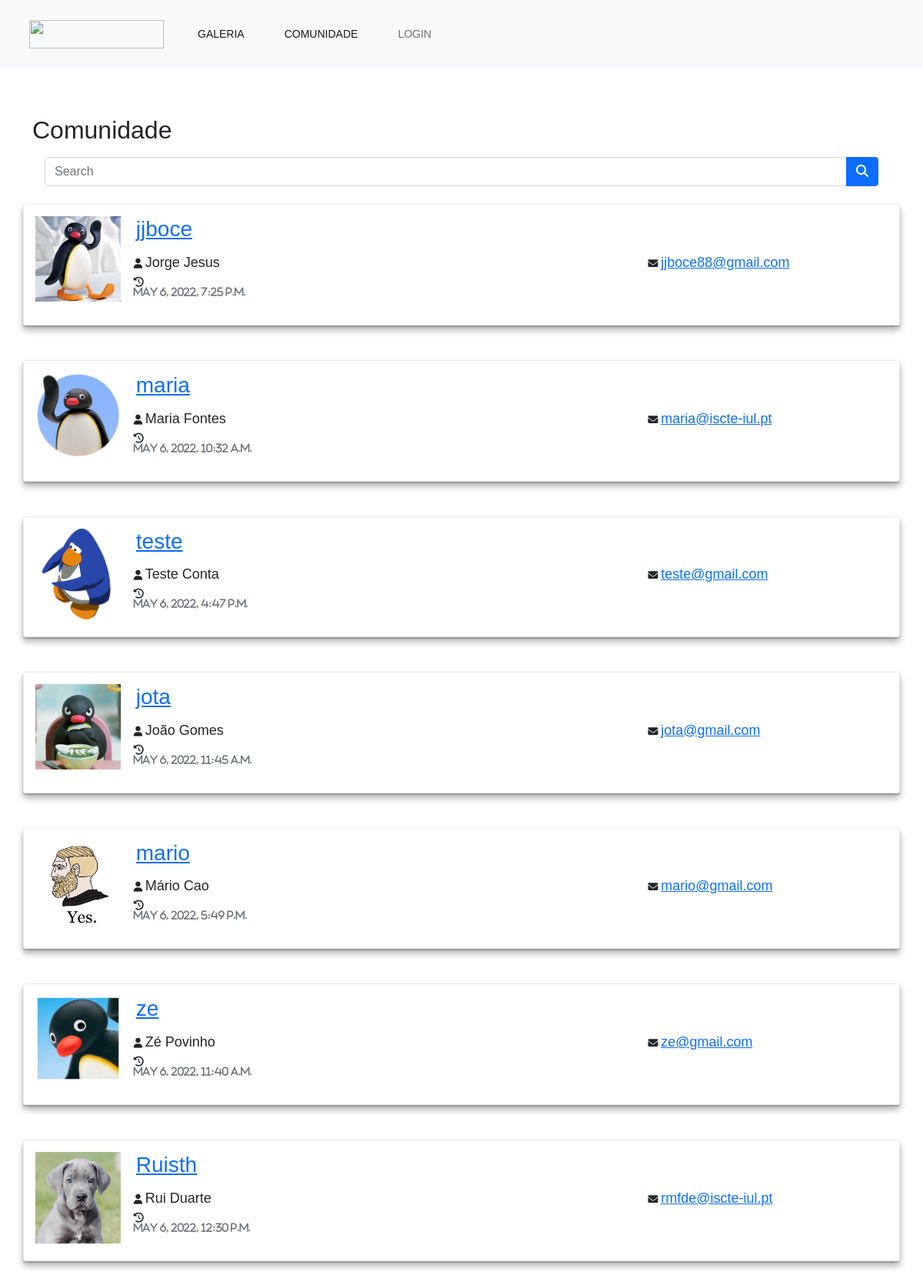
/galeria/comunidade, run on the app's committed database.
### fotos/models.py (models this page shows, shortened)
class Utilizador(models.Model):
    user = models.OneToOneField(User, on_delete=models.CASCADE)
    profile_img = models.ImageField(upload_to='profile/', blank=True)
    about = models.CharField(max_length=250, null=True, blank=True)
    followers = models.ManyToManyField(User, related_name='utilizador_followers')
    following = models.ManyToManyField(User, related_name='utilizador_following')
    def image_url(self):
        if self.profile_img and hasattr(self.profile_img, 'url'):
            return self.profile_img.url
        else:
            return '/static/images/profile/default.jpg'
    class Meta:
        permissions = [
            ("criar_post", "Pode criar posts"),
            ("criar_like_dislike", "Pode dar likes ou dislikes"),
            ("criar_comentario", "Pode criar comentários"),
        ]

### fotos/views.py (the view)
# urls.py: path('galeria/comunidade', views.comunidade, name='comunidade'),
def comunidade(request):
    pesquisa = request.GET.get('q')
    if pesquisa is None:
        utilizadores = Utilizador.objects.all()
    else:
        utilizadores = Utilizador.objects.filter(user__username__icontains=pesquisa)
    context = {
        'utilizadores': utilizadores,
    }
    return render(request, 'fotos/comunidade.html', context)

### fotos/templates/fotos/comunidade.html (shortened to what this page needs)
{% extends 'base.html' %}
{% block content %}
<div class="container">
    <div class="row bootstrap snippets bootdeys">
        <div class="col-md-0 col-sm-0">
            <h2>Comunidade</h2>
            <ul class="list-group list-group-flush">
                <li class="list-group-item">
                    <form action="{% url 'fotos:comunidade' %}" method="get">
                        <div class="input-group">
                            <input name="q" type="search" class="form-control rounded" placeholder="Search" aria-label="Search" aria-describedby="search-addon" />
                            <button type="submit" class="btn btn-primary">
                                <i class="fa fa-search" aria-hidden="true"></i>
                            </button>
                        </div>
                    </form>
                </li>
            </ul>
        </div>
        {% for utilizador in utilizadores %}
        <div class="member-entry">
            <a href="{% url 'fotos:profile' utilizador.user_id %}" class="member-img">
                <img src="{{ utilizador.image_url }}" class="img-rounded">
            </a>
            <div class="member-details">
                <h4> <a style="font-size: 28px" href="{% url 'fotos:profile' utilizador.user_id %}">{{ utilizador.user.username }} </a> </h4>
                <div class="row info-list">
                    <div class="col-sm-4">
                        <i class="fa fa-user"></i>
                        <a style="font-size: 18px" itemref=" ">{{ utilizador.user.first_name }} {{ utilizador.user.last_name }}</a>
                    </div>
                    <div class="col-sm-4">
                    </div>
                    <div class="col-sm-4">
                        <i class="fa fa-envelope"></i>
                        <a style="font-size: 18px" href=" ">{{ utilizador.user.email }}</a>
                    </div>
                    <div class="col-sm-4">
                        <i class="fa fa-history"><p class="text-muted fs-13px">{{utilizador.user.last_login}}</p></i>
                    </div>
                </div>
            </div>
        </div>
        {% endfor %}
    </div>
{% endblock %}

### fotos/templates/base.html (shortened to what this page needs)
<!DOCTYPE html>
<html lang="en">
<head>
    <link href="https://cdn.jsdelivr.net/npm/bootstrap@5.1.3/dist/css/bootstrap.min.css"
          rel="stylesheet"
>
    <link rel="stylesheet" href="https://cdn.jsdelivr.net/npm/@fortawesome/fontawesome-free@5.15.4/css/fontawesome.min.css"
>
    {% block css %}
    {% load static %}
    <link rel="stylesheet" type="text/css" href="{% static 'css/galeria.css' %}">
    <link rel="stylesheet" type="text/css" href="{% static 'css/perfil.css' %}">
    <link rel="stylesheet" type="text/css" href="{% static 'css/navbar.css' %}">
    {% endblock %}
</head>
{% block nav %}
<header>
    <nav class="navbar navbar-light navbar-expand-md fixed-top bg-light">
        <div class="containerNav">
            <div id="navbarResponsive">
                <ul class="navbar-nav md-auto">
                    <li class="nav-item nav-link">
                        <a href="{% url 'fotos:inicio' %}" class="member-img">
                            <img src="/static/images/logo/FStoppersLogo.png" width="175" height="37">
                        </a>
                    </li>
                    <li class="nav-item nav-link"><a class="nav-link active" href="{% url 'fotos:galeria' %}">Galeria</a></li>
                    <li class="nav-item nav-link"><a class="nav-link active" href="{% url 'fotos:comunidade' %}">Comunidade</a></li>
                    {% if user.is_authenticated is False %}
                    <li class="nav-item nav-link"><a class="nav-link" href="{% url 'fotos:login' %}">Login</a></li>
                    {% endif %}
                </ul>
            </div>
        </div>
    </nav>
</header>
{% endblock %}
{% block body %}
<body style="margin-top: 150px; margin-bottom: 50px">
{% block content %}
{% endblock %}
{% endblock %}
</body>
</html>

### static/css/galeria.css (style rules this page uses)
body { background-color: #fff; font-family: 'Karla', sans-serif; }
.member-entry { border: 1px solid #ebebeb; padding: 15px; margin-top: 15px; margin-bottom: 30px; -moz-box-shadow: 0 1.5rem 4rem rgba(22, 28, 45, 0.1); -webkit-box-shadow: 0 1.5rem 4rem rgba(22, 28, 45, 0.1); box-shadow: 1 0 1.5rem 4rem rgba(22, 28, 45, 0.1); -moz-transition: all 300ms ease-in-out; -webkit-transition: all 300ms ease-in-out; -o-transition: all 300ms ease-in-out; transition: all 300ms ease-in-out; -webkit-border-radius: 3px; -webkit-background-clip: padding-box; -moz-border-radius: 3px; -moz-background-clip: padding; border-radius: 3px; background-clip: padding-box; background:#fff; -webkit-box-shadow: 0 2px 2px 0 rgba(0,0,0,0.2),0 6px 10px 0 rgba(0,0,0,0.3); box-shadow: 0 2px 2px 0 rgba(0,0,0,0.2),0 6px 10px 0 rgba(0,0,0,0.3); }
.member-entry:before, .member-entry:after { content: " "; display: table; }
.member-entry:after { clear: both; }
.member-entry .member-img, .member-entry .member-details { float: left; }
.member-entry .member-img { position: relative; display: block; width: 10%; }
.member-entry .member-img img { width: 100%; display: block; max-width: 100%; height: auto; }
.member-entry .member-details { width: 89.9%; }
.member-entry .member-details h4 { font-size: 18px; margin-left: 20px; }
.member-entry .member-details h4 a { -moz-transition: all 300ms ease-in-out; -webkit-transition: all 300ms ease-in-out; -o-transition: all 300ms ease-in-out; transition: all 300ms ease-in-out; }
.member-entry .member-details .info-list { margin-left: 5px; }
.member-entry .member-details .info-list > div { margin-top: 5px; font-size: 13px; }
.member-entry .member-details .info-list > div a { -moz-transition: all 300ms ease-in-out; -webkit-transition: all 300ms ease-in-out; -o-transition: all 300ms ease-in-out; transition: all 300ms ease-in-out; }
.member-entry .member-details .info-list > div i { -moz-transition: all 300ms ease-in-out; -webkit-transition: all 300ms ease-in-out; -o-transition: all 300ms ease-in-out; transition: all 300ms ease-in-out; }

### static/css/navbar.css (style rules this page uses)
.containerNav { width: 80%; margin: 10px; }
header { background: #797878; }
header::after { content: ''; display: table; clear: both; }
nav { float: right; }
nav ul { margin: 0px; padding: 0px; list-style: none; }
nav li { display: inline-block; margin-left: 20px; padding-top: 23px; position: relative; }
nav a { color: #444; text-decoration: none; text-transform: uppercase; font-size: 14px; }
nav a::before { content: ''; display: inline-block; height: 5px; background-color: #444; position: absolute; top: 0; width: 0%; transition: all ease-in-out 250ms; }

### data on the page
Utilizador: image_url (picture), user.username "jjboce", user.first_name "Jorge", user.last_name "Jesus", user.email "jjboce88@gmail.com", user.last_login "May 6, 2022, 7:25 p.m."
Utilizador: image_url (picture), user.username "maria", user.first_name "Maria", user.last_name "Fontes", user.email "maria@iscte-iul.pt", user.last_login "May 6, 2022, 10:32 a.m."
Utilizador: image_url (picture), user.username "teste", user.first_name "Teste", user.last_name "Conta", user.email "teste@gmail.com", user.last_login "May 6, 2022, 4:47 p.m."
Utilizador: image_url (picture), user.username "jota", user.first_name "João", user.last_name "Gomes", user.email "jota@gmail.com", user.last_login "May 6, 2022, 11:45 a.m."
Utilizador: image_url (picture), user.username "mario", user.first_name "Mário", user.last_name "Cao", user.email "mario@gmail.com", user.last_login "May 6, 2022, 5:49 p.m."
Utilizador: image_url (picture), user.username "ze", user.first_name "Zé", user.last_name "Povinho", user.email "ze@gmail.com", user.last_login "May 6, 2022, 11:40 a.m."
Utilizador: image_url (picture), user.username "Ruisth", user.first_name "Rui", user.last_name "Duarte", user.email "rmfde@iscte-iul.pt", user.last_login "May 6, 2022, 12:30 p.m."
